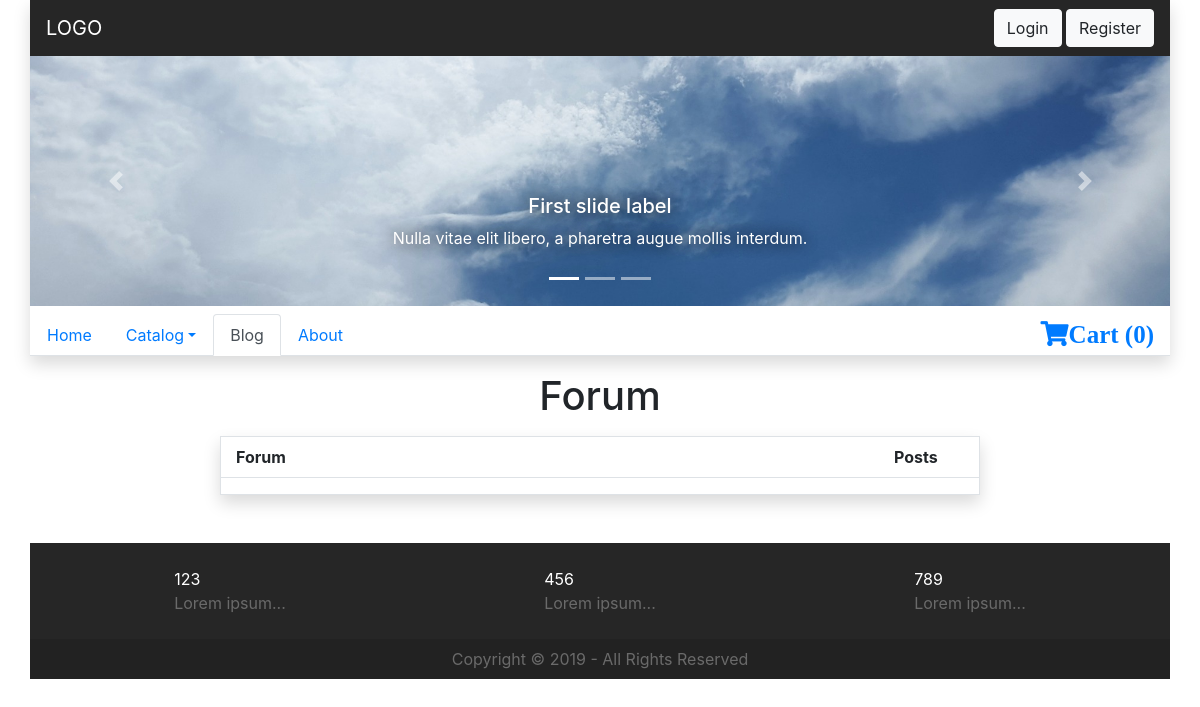
/blog, run on an earlier commit of the app's database.
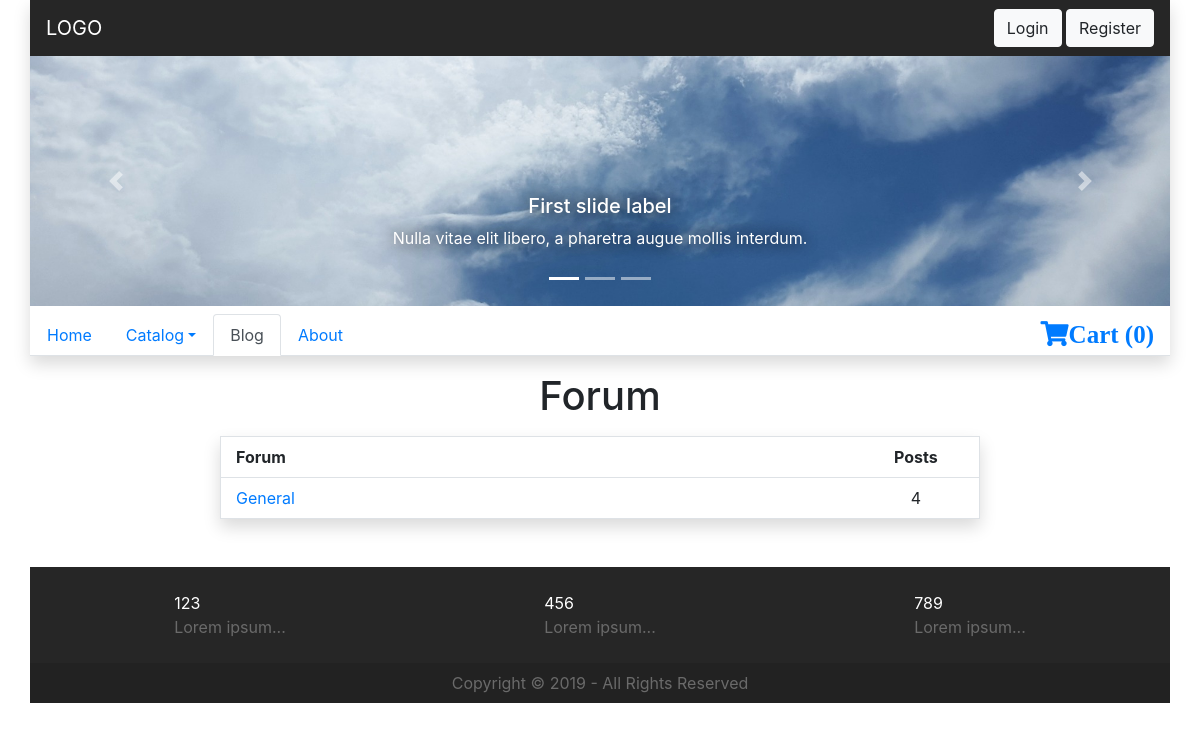
And on a later commit of the database.
### tables this page shows
CREATE TABLE `forums` (
  `id` int(11) NOT NULL,
  `name` varchar(255) NOT NULL,
  `description` varchar(255) NOT NULL
);

### core/view.php (called while the page is built, shortened)
<?php
class View {
    public function render($name, $data = NULL) {
        $this->page = explode("/", $name)[0];
        require_once './views/head.php';
        require_once './views/' . $name . '.php';
        require_once './views/foot.php';
    }
}

### core/init.php (called while the page is built, shortened)
<?php
require_once 'model.php';
require_once 'view.php';
$core = new Core();

### index.php (called while the page is built)
<?php
require_once './core/init.php';
?>

### core/model.php (called while the page is built, shortened)
<?php
class Model {
    function __construct() {
        $this->db = mysqli_connect('localhost', 'root', '', 'parduotuve');
    }
}

### models/blogModel.php (called while the page is built, shortened)
<?php
class blogModel extends Model {
    function getForums() {
        $result = mysqli_query($this->db, "SELECT forums.*, count(forum_posts.id) as 'posts' FROM forums LEFT JOIN forum_posts ON forum_posts.forum = forums.id GROUP BY forums.id");
        if ($result && mysqli_num_rows($result) > 0) {
            $forums = array();
            while ($forum = mysqli_fetch_array($result, MYSQLI_ASSOC)) {
                array_push($forums, filter_var_array($forum, FILTER_SANITIZE_STRING));
            }
            return $forums;
        } else {
            return array();
        }
    }
}

### views/blog/index.php (the view, shortened to what the changed rows need)
<h1 class="text-center py-2">Forum</h1>
<div class="col-xl-8 col-lg-10 col-md-12 col-sm-12 mx-auto mb-5 border shadow">
<?php if (isset($this->data['forums'])) { ?>
    <div class="row my-2">
<?php foreach ($this->data['forums'] as $key => $forum) { ?>
        <div class="col-10"><a href="/parduotuve/blog/<?php echo mb_strtolower($forum['name']); ?>"><?php echo $forum['name']; ?></a></div>
        <div class="col-2 text-center"><?php echo $forum['posts']; ?></div>
<?php } ?>
    </div>
<?php } else { ?>
    <h3 class="text-center font-weight-bold my-3">There are no forum categories</h3>
<?php } ?>
</div>

### views/head.php (shortened to what the changed rows need)
<!DOCTYPE html>
<html lang="en">
<head>
    <link rel="stylesheet" href="https://stackpath.bootstrapcdn.com/bootstrap/4.3.1/css/bootstrap.min.css">
    <link rel="stylesheet" href="https://use.fontawesome.com/releases/v5.8.1/css/all.css">
    <link rel="stylesheet" href="/parduotuve/style.css">
</head>
<body>
<div class="container p-0">
<header class="shadow">
    <div class="header-bottom my-2">
        <ul class="nav nav-tabs">
<?php $menu = array("Home" => "", "Catalog" => isset($this->data['categories']) ? $this->data['categories'] : null, "Blog" => "blog", "About" => "about"); ?>
<?php foreach ($menu as $key => $value) { ?>
<?php if(is_array($menu[$key])) { ?>
            <li class="nav-item dropdown">
                <a class="nav-link dropdown-toggle" data-toggle="dropdown" href="#" role="button" aria-haspopup="true" aria-expanded="false"><?php echo $key ?></a>
            </li>
<?php } else { ?>
            <li class="nav-item">
                <a class="nav-link<?php echo $this->page == $value ? " active" : ""; ?>" href="/parduotuve/<?php echo $value; ?>"><?php echo $key; ?></a>
            </li>
<?php } ?>
<?php } ?>
        </ul>
    </div>
</header>
<main class="container p-0">

What changed in the data, as far as the page shows it:
added forums: name "General", posts "4"
